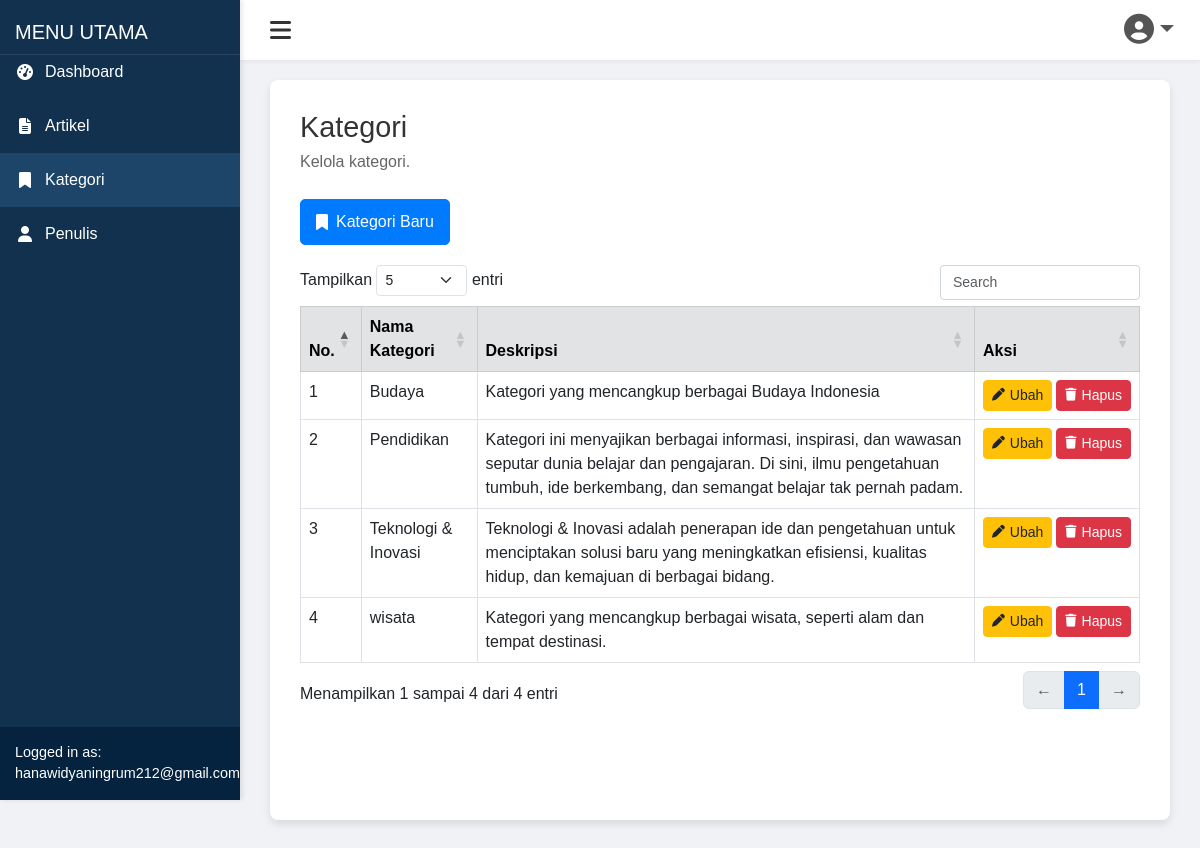
/admin/kategori.php (signed in), run on the app's committed database.
### tables this page shows
CREATE TABLE `category` (
  `id` int NOT NULL,
  `name` varchar(100) NOT NULL,
  `description` text
);

### admin/functions.php (called while the page is built, shortened)
<?php
$host = "localhost";
$user = "root";
$pass = "Hanna0803#";
$db = "artikel_dbblog";
$conn = mysqli_connect($host, $user, $pass, $db);
function query($query) {
    global $conn;
    $result = mysqli_query($conn, $query);
    $rows = [];
    while ($row = mysqli_fetch_assoc($result)) {
        $rows[] = $row;
    }
    return $rows;
}
function getAllCategories() {
    return query("SELECT id, name, description FROM category ORDER BY name ASC");
}
?>

### admin/kategori.php (the view, shortened to what this page needs)
<?php
require 'functions.php';
$categories = getAllCategories();
$email = $_SESSION['email'] ?? 'Guest';
function isActive($filename) {
    return basename($_SERVER['PHP_SELF']) == $filename ? 'active' : '';
}
?>
<!DOCTYPE html>
<html lang="id">
<head>
    <link href="https://cdn.jsdelivr.net/npm/bootstrap@5.3.0/dist/css/bootstrap.min.css" rel="stylesheet" />
    <link rel="stylesheet" href="https://cdnjs.cloudflare.com/ajax/libs/font-awesome/6.5.0/css/all.min.css" />
    <link rel="stylesheet" href="https://cdn.datatables.net/1.13.4/css/dataTables.bootstrap5.min.css" />
</head>
<body>
    <div class="sidebar">
        <div>
            <h5>MENU UTAMA</h5>
            <a href="index.php" class="<?= isActive('index.php') ?>">
                <i class="fas fa-tachometer-alt"></i> Dashboard
            </a>
            <a href="artikel.php" class="<?= isActive('artikel.php') ?>">
                <i class="fas fa-file-alt"></i> Artikel
            </a>
            <a href="kategori.php" class="<?= isActive('kategori.php') ?>">
                <i class="fas fa-bookmark"></i> Kategori
            </a>
            <a href="penulis.php" class="<?= isActive('penulis.php') ?>">
                <i class="fas fa-user"></i> Penulis
            </a>
        </div>
        <div class="footer">
            Logged in as:<br>
            <?= htmlspecialchars($email); ?>
        </div>
    </div>
    <div class="topbar">
        <i class="fas fa-bars toggle-icon" onclick="toggleSidebar()"></i>
        <div class="dropdown">
            <button class="dropdown-toggle"><i class="fas fa-user-circle fa-lg"></i></button>
        </div>
    </div>
    <div class="main-content">
        <h2>Kategori</h2>
        <p>Kelola kategori.</p>
        <a href="tambah_kategori.php" class="btn btn-kategori-baru">
            <i class="fas fa-bookmark"></i> Kategori Baru
        </a>
        <table id="tabelKategori" class="table table-bordered table-hover">
            <thead class="table-secondary">
                <tr>
                    <th>No.</th>
                    <th>Nama Kategori</th>
                    <th>Deskripsi</th>
                    <th>Aksi</th>
                </tr>
            </thead>
            <tbody>
                <?php if (count($categories) === 0): ?>
                    <tr><td colspan="4" class="text-center">Tidak ada kategori.</td></tr>
                <?php else: ?>
                    <?php $i = 1; ?>
                    <?php foreach ($categories as $cat): ?>
                        <tr>
                            <td><?= $i++; ?></td>
                            <td><?= htmlspecialchars($cat['name']); ?></td>
                            <td><?= htmlspecialchars($cat['description']); ?></td>
                            <td class="text-center">
                                <div class="d-flex justify-content-center gap-1">
                                    <a href="edit_kategori.php?id=<?= $cat['id']; ?>" class="btn btn-warning btn-sm">
                                        <i class="fas fa-pen"></i> Ubah
                                    </a>
                                    <a href="hapus_kategori.php?id=<?= $cat['id']; ?>" class="btn btn-danger btn-sm" onclick="return confirm('Yakin ingin menghapus kategori ini?')">
                                        <i class="fas fa-trash"></i> Hapus
                                    </a>
                                </div>
                            </td>
                        </tr>
                    <?php endforeach; ?>
                <?php endif; ?>
            </tbody>
        </table>
    </div>
</body>
</html>

### admin/kategori.php (style rules this page uses)
body { display: flex; margin: 0; font-family: Arial, sans-serif; background-color: #f0f2f5; }
.sidebar { display: flex; flex-direction: column; justify-content: space-between; height: 100vh; width: 240px; background-color: rgb(17, 49, 79); color: white; position: fixed; box-shadow: 2px 0 5px rgba(0,0,0,0.1); z-index: 1001; }
.sidebar h5 { padding: 20px 15px 10px; margin: 0; border-bottom: 1px solid rgba(255,255,255,0.1); margin-bottom: -10px; }
.sidebar a { color: white; padding: 15px; display: flex; align-items: center; text-decoration: none; transition: background 0.2s; }
.sidebar a i { margin-right: 10px; width: 20px; text-align: center; }
.sidebar a.active, .sidebar a:hover { background-color: rgb(28, 69, 105); }
.sidebar .footer { padding: 15px; font-size: 0.9em; background-color: rgb(5, 35, 63); }
.topbar { position: fixed; left: 240px; right: 0; height: 60px; background-color: white; display: flex; align-items: center; justify-content: space-between; padding: 0 20px; box-shadow: 0 2px 4px rgba(0,0,0,0.05); z-index: 1000; }
.toggle-icon { font-size: 24px; cursor: pointer; margin-left: 10px; color: #333; }
.dropdown { position: relative; display: inline-block; }
.dropdown-toggle { background: none; border: none; font-size: 24px; cursor: pointer; color: #555; }
.main-content { margin-left: 240px; margin-top: 60px; padding: 30px; background-color: #ffffff; min-height: calc(100vh - 60px); box-shadow: 0 4px 8px rgba(0,0,0,0.1); border-radius: 8px; margin: 80px 30px 30px 270px; width: calc(100% - 300px); }
h2 { font-size: 1.8rem; margin-bottom: 5px; color: #333; }
p { color: #666; margin-bottom: 25px; }
.btn-kategori-baru { background-color: #007bff; border-color: #007bff; color: white; padding: 10px 15px; border-radius: 5px; display: inline-flex; align-items: center; margin-bottom: 20px; text-decoration: none; }
.btn-kategori-baru i { margin-right: 8px; }
.btn-warning { background-color: #ffc107; border-color: #ffc107; color: #212529; }
.btn-danger { background-color: #dc3545; border-color: #dc3545; }
.btn-sm i { margin-right: 5px; font-size: 0.8rem; }
.btn-sm { display: inline-flex; align-items: center; justify-content: center; }

### data on the page
category: name "Budaya", description "Kategori yang mencangkup berbagai Budaya Indonesia"
category: name "Pendidikan", description "Kategori ini menyajikan berbagai informasi, inspirasi, dan wawasan seputar dunia belajar dan pengajaran. Di sini, ilmu pengetahuan tumbuh, ide berkembang, dan semangat belajar tak pernah padam."
category: name "Teknologi & Inovasi", description "Teknologi & Inovasi adalah penerapan ide dan pengetahuan untuk menciptakan solusi baru yang meningkatkan efisiensi, kualitas hidup, dan kemajuan di berbagai bidang."
category: name "wisata", description "Kategori yang mencangkup berbagai wisata, seperti alam dan tempat destinasi."

### other printed values
$email "hanawidyaningrum212@gmail.com"
